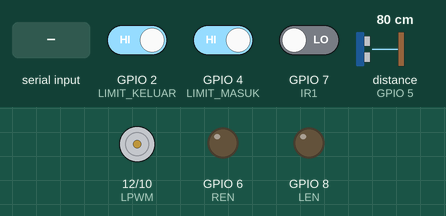
Recording of a sketch running on a simulated ESP32-S3. On the bench: motor-driver pin pairs drawn as motors (green arrow = first pin HIGH = forward, orange = second pin HIGH = backward, longer = more drive), output pins drawn as LEDs (lit = HIGH). Wiring (inferred from the names in the program): ultrasonic range finder: trigger GPIO 3; echo GPIO 5. The test bench sets the inputs (shaded band); at power-on: distance to the obstacle (sensor on GPIO 5) 80 cm, GPIO 2 (LIMIT_KELUAR) HIGH, GPIO 4 (LIMIT_MASUK) HIGH, GPIO 7 (IR1) LOW. The echo pulse lasts 58.3 µs per cm; pins used as bus, display or sensor lines are not drawn; what the sketch prints to the serial monitor is not drawn.

Above: at 1.2 s.
1.3 s: "m" received over Serial
At 3.43 s:
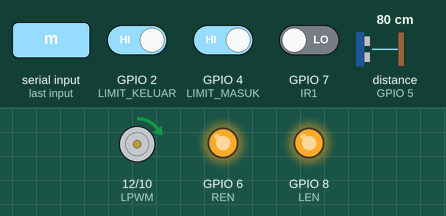
4.3 s: "1" received over the second serial link
At 7.1 s:
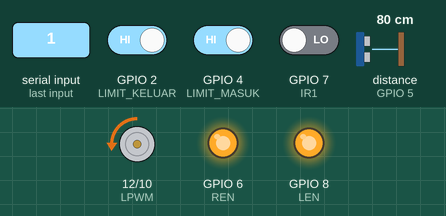
7.3 s: distance to the obstacle (sensor on GPIO 5) set to 2 cm
10.3 s: GPIO 2 (LIMIT_KELUAR) driven LOW
At 10.45 s:
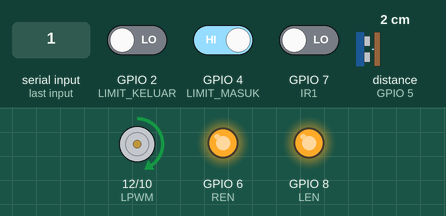
13.3 s: distance to the obstacle (sensor on GPIO 5) set to 250 cm
16.3 s: GPIO 4 (LIMIT_MASUK) driven LOW
At 17.6 s:
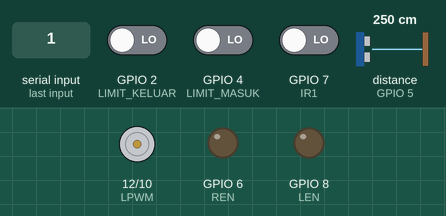
Timing chart, 0 to 18.8 s (numbered marks = the images above; inputs shaded):
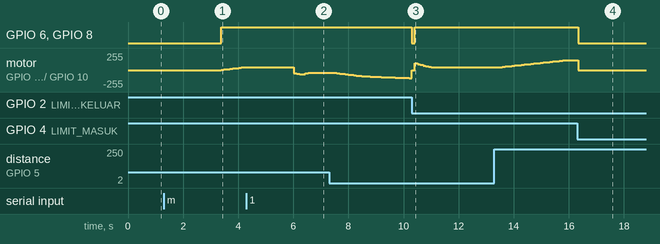

The sketch:

kode_arduino_pid.ino
```cpp
#include <PID_v1.h>

// PIN
#define LIMIT_KELUAR 2
#define LIMIT_MASUK  4
#define RPWM 10
#define LPWM 12
#define REN 6
#define LEN 8
#define IR1 7
#define IR2 9
#define IR3 11
#define IR4 19
#define IR5 21
#define TRIG_PIN 3
#define ECHO_PIN 5

// Variabel
char trayState;
bool commandActive = false;
bool trayOut = false;
bool trayIn = false;
char tray_status = '0';
bool detect = false;
bool manualMasuk = false;

// Delay
unsigned long delayStart = 0;
bool delaySelesai = false;
bool delayMasukStart = false;
unsigned long delayStartMasuk = 0;
bool delayMasukSelesai = false;

long duration;
float distance_cm;

// PID setup
double setpointKeluar = 27.5;
double setpointMasuk = 8.5;
double input = 0;
double output = 0;
double outputMasuk = 0;

// PID kontrol
double Kp = 3.6;
double Ki = 0.5;
double Kd = 3.0;

PID pidKeluar(&input, &output, &setpointKeluar, Kp, Ki, Kd, DIRECT);
PID pidMasuk(&input, &outputMasuk, &setpointMasuk, Kp, Ki, Kd, REVERSE);

// Soft-start PWM
static int lastPWM = 0;

// Monitoring
unsigned long startMoveTime = 0;
unsigned long moveDuration = 0;

void setup() {
  Serial.begin(115200);
  Serial2.begin(9600);

  pinMode(LIMIT_KELUAR, INPUT_PULLUP);
  pinMode(LIMIT_MASUK, INPUT_PULLUP);
  pinMode(IR1, INPUT);
  pinMode(IR2, INPUT);
  pinMode(IR3, INPUT);
  pinMode(IR4, INPUT);
  pinMode(IR5, INPUT);

  pinMode(TRIG_PIN, OUTPUT);
  pinMode(ECHO_PIN, INPUT);

  pinMode(RPWM, OUTPUT);
  pinMode(LPWM, OUTPUT);
  pinMode(REN, OUTPUT);
  pinMode(LEN, OUTPUT);

  pidKeluar.SetMode(AUTOMATIC);
  pidMasuk.SetMode(AUTOMATIC);
  pidKeluar.SetOutputLimits(0, 150);
  pidMasuk.SetOutputLimits(0, 150);

  stopMotor();
  Serial.println("=== Sistem Gabungan Tray + PID Siap ===");
}

void loop() {
  distance_cm = bacaJarak();

  // Perintah manual via Serial
  if (Serial.available() > 0) {
    char cmd = Serial.read();
    Serial.print("Perintah manual: "); Serial.println(cmd);
    if (cmd == 'm') {
      manualMasuk = true;
      trayState = '2';
      commandActive = true;
      delayMasukStart = true;
      delayStartMasuk = millis();
    }
  }

  // Perintah dari ESP32
  if (Serial2.available() > 0) {
    trayState = Serial2.read();
    Serial.print("Dapat perintah dari ESP32: "); Serial.println(trayState);
    commandActive = true;
    delayStart = millis();
    delaySelesai = false;
  }

  // TRAY KELUAR
  if (commandActive && trayState == '1') {
    if (!delaySelesai) {
      if (millis() - delayStart >= 1500) {
        delaySelesai = true;
        Serial.println("Delay 1,5 detik selesai → PID mulai tray keluar");
      }
    } else {
      if (fabs(distance_cm - setpointKeluar) < 1.0 || digitalRead(LIMIT_KELUAR) == LOW) {
        stopMotor();
        trayOut = true;
        trayState = '2';
        Serial.println("Tray keluar selesai → lanjut cek IR & tray masuk");
      } else {
        input = distance_cm;
        pidKeluar.Compute();
        int pwmOut = kontrolMotor(output, distance_cm, setpointKeluar);
        motorKeluarPWM(pwmOut);
      }
    }
  }

  // TRAY MASUK (IR)
  else if (commandActive && trayState == '2') {
    if ((semuaIRTidakMendeteksi() || manualMasuk) && !delayMasukSelesai) {
      if (!delayMasukStart) {
        delayMasukStart = true;
        delayStartMasuk = millis();
        Serial.println("IR clear → Delay 2 detik sebelum tray masuk");
      } else if (millis() - delayStartMasuk >= 2000) {
        delayMasukSelesai = true;
        Serial.println("Delay 2 detik selesai → PID tray masuk mulai");
      }
    }

    if ((semuaIRTidakMendeteksi() || manualMasuk) && delayMasukSelesai) {
      if (fabs(distance_cm - setpointMasuk) < 0.5 || digitalRead(LIMIT_MASUK) == LOW) {
        stopMotor();
        trayIn = true;
        detect = !manualMasuk;
        kirimKeESP();
        resetStatus();
        Serial.println("Tray masuk selesai → kirim status ke ESP32");
      } else {
        input = distance_cm;
        pidMasuk.Compute();
        int pwmOut = kontrolMotor(outputMasuk, distance_cm, setpointMasuk);
        motorMasukPWM(pwmOut);
      }
    } else if (!manualMasuk && !semuaIRTidakMendeteksi()) {
      detect = true;
      Serial.println("IR mendeteksi objek → tunggu...");
    }
  }

  delay(100);
}

// Fungsi Tambahan
bool semuaIRTidakMendeteksi() {
  return (digitalRead(IR1) == HIGH && digitalRead(IR2) == HIGH &&
          digitalRead(IR3) == HIGH && digitalRead(IR4) == HIGH &&
          digitalRead(IR5) == HIGH);
}

int kontrolMotor(double outVal, double jarak, double setp) {
  static double filtPWM = 0;
  filtPWM = 0.85 * filtPWM + 0.15 * outVal;
  int pwmOut = (int)filtPWM;
  if (fabs(jarak - setp) < 2.0 && pwmOut < 55) pwmOut = 55;
  if (pwmOut < 40 && pwmOut > 0) pwmOut = 40;
  if (pwmOut > lastPWM + 5) pwmOut = lastPWM + 5;
  lastPWM = pwmOut;
  return pwmOut;
}

float bacaJarak() {
  digitalWrite(TRIG_PIN, LOW); delayMicroseconds(2);
  digitalWrite(TRIG_PIN, HIGH); delayMicroseconds(10);
  digitalWrite(TRIG_PIN, LOW);
  duration = pulseIn(ECHO_PIN, HIGH, 30000);
  return duration * 0.034 / 2;
}

void motorKeluarPWM(int pwm) {
  digitalWrite(REN, HIGH);
  digitalWrite(LEN, HIGH);
  analogWrite(RPWM, pwm);
  analogWrite(LPWM, 0);
}

void motorMasukPWM(int pwm) {
  digitalWrite(REN, HIGH);
  digitalWrite(LEN, HIGH);
  analogWrite(RPWM, 0);
  analogWrite(LPWM, pwm);
}

void kirimKeESP() { tray_status = '1'; Serial2.print(tray_status); }

void resetStatus() {
  trayOut = false; trayIn = false; commandActive = false;
  trayState = '0'; manualMasuk = false;
  delaySelesai = false; delayMasukStart = false; delayMasukSelesai = false;
}

void stopMotor() {
  digitalWrite(REN, LOW);
  digitalWrite(LEN, LOW);
  analogWrite(RPWM, 0);
  analogWrite(LPWM, 0);
}
```

Measured:
- after the input at 1.3 s, GPIO 6 (REN), GPIO 8 (LEN): LOW → HIGH after 2.1 s; motor on GPIO 12 (LPWM) / GPIO 10 (RPWM): moves from stopped to forward 45/255 over 0.84 s, starting after 2.1 s
- after the input at 10.3 s, GPIO 6 (REN), GPIO 8 (LEN): HIGH → LOW at once, → HIGH 0.10 s later
- after the input at 16.3 s, GPIO 6 (REN), GPIO 8 (LEN): HIGH → LOW after 0.05 s
